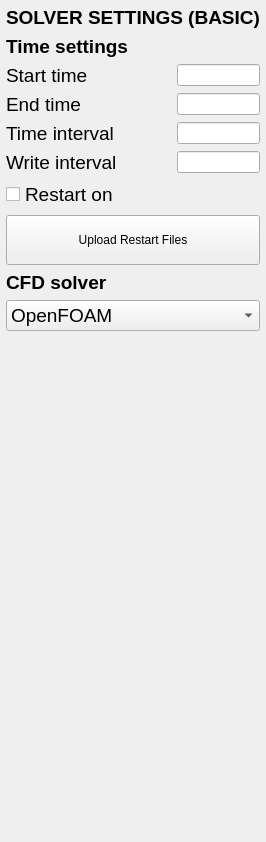
         <widget class="QWidget" name="IA_SolverBasic">
          <layout class="QVBoxLayout" name="verticalLayout_28">
           <property name="leftMargin">
            <number>6</number>
           </property>
           <property name="topMargin">
            <number>6</number>
           </property>
           <property name="rightMargin">
            <number>6</number>
           </property>
           <property name="bottomMargin">
            <number>6</number>
           </property>
           <item>
            <widget class="QLabel" name="Lbl_IA_H1">
             <property name="font">
              <font>
               <pointsize>14</pointsize>
              </font>
             </property>
             <property name="text">
              <string>&lt;html&gt;&lt;head/&gt;&lt;body&gt;&lt;p&gt;&lt;span style=&quot; font-weight:600;&quot;&gt;SOLVER SETTINGS (BASIC)&lt;/span&gt;&lt;/p&gt;&lt;/body&gt;&lt;/html&gt;</string>
             </property>
             <property name="alignment">
              <set>Qt::AlignCenter</set>
             </property>
            </widget>
           </item>
           <item>
            <widget class="QLabel" name="Lbl_IA_TimeSettings">
             <property name="font">
              <font>
               <pointsize>14</pointsize>
               <weight>75</weight>
               <bold>true</bold>
              </font>
             </property>
             <property name="text">
              <string>Time settings</string>
             </property>
            </widget>
           </item>
           <item>
            <layout class="QHBoxLayout" name="HLY_IA_Start" stretch="2,1">
             <item>
              <widget class="QLabel" name="Lbl_IA_Start">
               <property name="font">
                <font>
                 <pointsize>14</pointsize>
                 <italic>false</italic>
                </font>
               </property>
               <property name="text">
                <string>Start time</string>
               </property>
               <property name="alignment">
                <set>Qt::AlignLeading|Qt::AlignLeft|Qt::AlignVCenter</set>
               </property>
               <property name="wordWrap">
                <bool>true</bool>
               </property>
              </widget>
             </item>
             <item>
              <widget class="QLineEdit" name="Led_IA_Start"/>
             </item>
            </layout>
           </item>
           <item>
            <layout class="QHBoxLayout" name="HLY_IA_End" stretch="2,1">
             <item>
              <widget class="QLabel" name="Lbl_IA_End">
               <property name="font">
                <font>
                 <pointsize>14</pointsize>
                 <italic>false</italic>
                </font>
               </property>
               <property name="text">
                <string>End time</string>
               </property>
               <property name="alignment">
                <set>Qt::AlignLeading|Qt::AlignLeft|Qt::AlignVCenter</set>
               </property>
               <property name="wordWrap">
                <bool>true</bool>
               </property>
              </widget>
             </item>
             <item>
              <widget class="QLineEdit" name="Led_IA_End"/>
             </item>
            </layout>
           </item>
           <item>
            <layout class="QHBoxLayout" name="HLY_IA_DeltaT" stretch="2,1">
             <item>
              <widget class="QLabel" name="Lbl_IA_DeltaT">
               <property name="font">
                <font>
                 <pointsize>14</pointsize>
                 <italic>false</italic>
                </font>
               </property>
               <property name="text">
                <string>Time interval</string>
               </property>
               <property name="alignment">
                <set>Qt::AlignLeading|Qt::AlignLeft|Qt::AlignVCenter</set>
               </property>
               <property name="wordWrap">
                <bool>true</bool>
               </property>
              </widget>
             </item>
             <item>
              <widget class="QLineEdit" name="Led_IA_DeltaT"/>
             </item>
            </layout>
           </item>
           <item>
            <layout class="QHBoxLayout" name="HLY_IA_WriteT" stretch="2,1">
             <item>
              <widget class="QLabel" name="Lbl_IA_WriteT">
               <property name="font">
                <font>
                 <pointsize>14</pointsize>
                 <italic>false</italic>
                </font>
               </property>
               <property name="text">
                <string>Write interval</string>
               </property>
               <property name="alignment">
                <set>Qt::AlignLeading|Qt::AlignLeft|Qt::AlignVCenter</set>
               </property>
               <property name="wordWrap">
                <bool>true</bool>
               </property>
              </widget>
             </item>
             <item>
              <widget class="QLineEdit" name="Led_IA_WriteT"/>
             </item>
            </layout>
           </item>
           <item>
            <widget class="QCheckBox" name="ChB_IA_Restart">
             <property name="font">
              <font>
               <pointsize>14</pointsize>
              </font>
             </property>
             <property name="text">
              <string>Restart on</string>
             </property>
            </widget>
           </item>
           <item>
            <widget class="QPushButton" name="Btn_IA_UploadFiles">
             <property name="text">
              <string>
Upload Restart Files 
</string>
             </property>
            </widget>
           </item>
           <item>
            <widget class="QLabel" name="Lbl_IA_CFDSolver">
             <property name="font">
              <font>
               <pointsize>14</pointsize>
               <weight>75</weight>
               <bold>true</bold>
              </font>
             </property>
             <property name="text">
              <string>CFD solver</string>
             </property>
            </widget>
           </item>
           <item>
            <widget class="QComboBox" name="Cmb_IA_Solver">
             <property name="font">
              <font>
               <pointsize>14</pointsize>
              </font>
             </property>
             <item>
              <property name="text">
               <string>OpenFOAM</string>
              </property>
             </item>
             <item>
              <property name="text">
               <string>OlaFOAM</string>
              </property>
             </item>
             <item>
              <property name="text">
               <string>Custom solver</string>
              </property>
             </item>
            </widget>
           </item>
           <item>
            <spacer name="VSP_IA_01">
             <property name="orientation">
              <enum>Qt::Vertical</enum>
             </property>
             <property name="sizeHint" stdset="0">
              <size>
               <width>20</width>
               <height>505</height>
              </size>
             </property>
            </spacer>
           </item>
          </layout>
         </widget>
